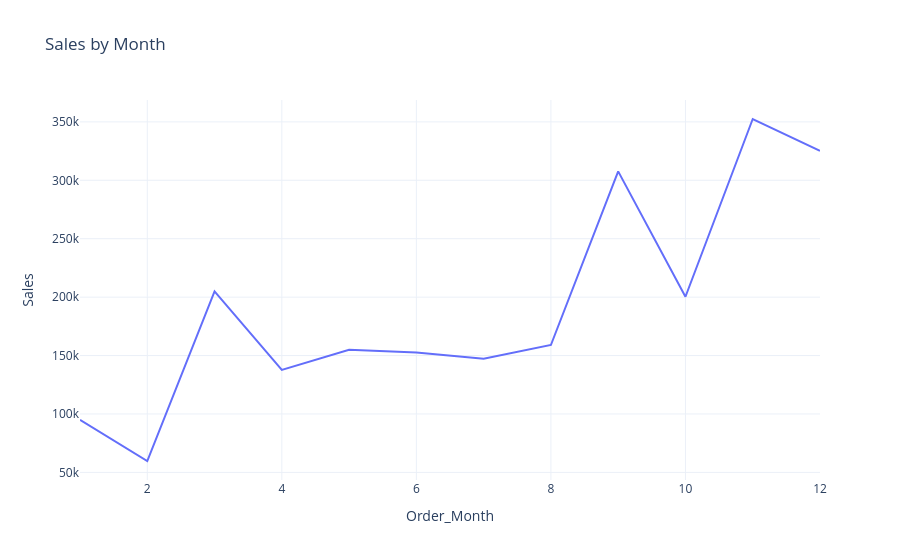

Here is the notebook cell this chart was saved with:
### Markdown cell above
Creating a line chart to visualize the sales trend over time.

### Code cell
fig = px.line(sales_by_month.sort_values('Order_Month'), x='Order_Month', y='Sales', title='Sales by Month')
fig.show()

### Figure 1 — Plotly figure (JSON) as saved in the notebook; plotly's stock layout.template omitted (floating-point values rounded to 4 significant figures)
{"data": [{"hovertemplate": "Order_Month=%{x}<br>Sales=%{y}<extra></extra>", "legendgroup": "", "line": {"color": "#636efa", "dash": "solid"}, "marker": {"symbol": "circle"}, "mode": "lines", "name": "", "orientation": "v", "showlegend": false, "type": "scatter", "x": [1, 2, 3, 4, 5, 6, 7, 8, 9, 10, 11, 12], "xaxis": "x", "y": [94920.0, 59750.0, 205000.0, 137800.0, 155000.0, 152700.0, 147200.0, 159000.0, 307600.0, 200300.0, 352500.0, 325300.0], "yaxis": "y"}], "layout": {"legend": {"tracegroupgap": 0}, "title": {"text": "Sales by Month"}, "xaxis": {"anchor": "y", "domain": [0, 1], "title": {"text": "Order_Month"}}, "yaxis": {"anchor": "x", "domain": [0, 1], "title": {"text": "Sales"}}}}
